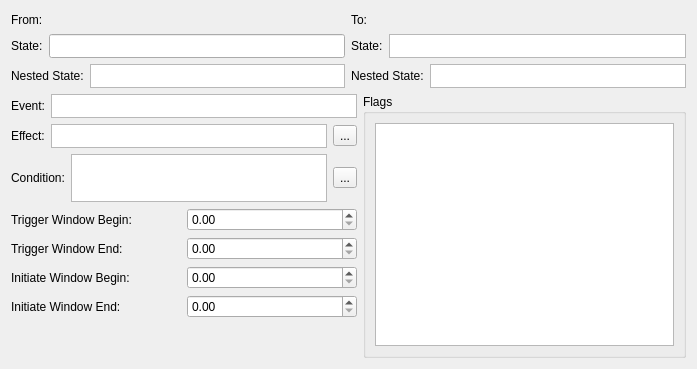
<?xml version="1.0" encoding="UTF-8"?>
<ui version="4.0">
 <class>TransitionEditor</class>
 <widget class="QWidget" name="TransitionEditor">
  <property name="geometry">
   <rect>
    <x>0</x>
    <y>0</y>
    <width>697</width>
    <height>369</height>
   </rect>
  </property>
  <property name="windowTitle">
   <string>Form</string>
  </property>
  <layout class="QVBoxLayout" name="verticalLayout_5">
   <item>
    <layout class="QHBoxLayout" name="horizontalLayout_10">
     <item>
      <layout class="QVBoxLayout" name="verticalLayout">
       <item>
        <widget class="QLabel" name="label">
         <property name="maximumSize">
          <size>
           <width>16777215</width>
           <height>24</height>
          </size>
         </property>
         <property name="text">
          <string>From:</string>
         </property>
        </widget>
       </item>
       <item>
        <layout class="QHBoxLayout" name="horizontalLayout">
         <property name="sizeConstraint">
          <enum>QLayout::SetFixedSize</enum>
         </property>
         <item>
          <widget class="QLabel" name="label_3">
           <property name="maximumSize">
            <size>
             <width>16777215</width>
             <height>24</height>
            </size>
           </property>
           <property name="text">
            <string>State:</string>
           </property>
          </widget>
         </item>
         <item>
          <widget class="QLineEdit" name="fromStateLineEdit">
           <property name="minimumSize">
            <size>
             <width>0</width>
             <height>24</height>
            </size>
           </property>
           <property name="readOnly">
            <bool>true</bool>
           </property>
          </widget>
         </item>
        </layout>
       </item>
       <item>
        <layout class="QHBoxLayout" name="horizontalLayout_2">
         <property name="sizeConstraint">
          <enum>QLayout::SetFixedSize</enum>
         </property>
         <item>
          <widget class="QLabel" name="label_4">
           <property name="maximumSize">
            <size>
             <width>16777215</width>
             <height>24</height>
            </size>
           </property>
           <property name="text">
            <string>Nested State:</string>
           </property>
          </widget>
         </item>
         <item>
          <widget class="QTableView" name="fromNestedStateTableView">
           <property name="sizePolicy">
            <sizepolicy hsizetype="Expanding" vsizetype="Minimum">
             <horstretch>0</horstretch>
             <verstretch>0</verstretch>
            </sizepolicy>
           </property>
           <property name="maximumSize">
            <size>
             <width>16777215</width>
             <height>24</height>
            </size>
           </property>
           <property name="selectionMode">
            <enum>QAbstractItemView::NoSelection</enum>
           </property>
           <property name="textElideMode">
            <enum>Qt::ElideNone</enum>
           </property>
           <property name="showGrid">
            <bool>false</bool>
           </property>
           <attribute name="horizontalHeaderVisible">
            <bool>false</bool>
           </attribute>
           <attribute name="horizontalHeaderStretchLastSection">
            <bool>true</bool>
           </attribute>
           <attribute name="verticalHeaderVisible">
            <bool>false</bool>
           </attribute>
           <attribute name="verticalHeaderDefaultSectionSize">
            <number>24</number>
           </attribute>
          </widget>
         </item>
        </layout>
       </item>
      </layout>
     </item>
     <item>
      <layout class="QVBoxLayout" name="verticalLayout_2">
       <item>
        <widget class="QLabel" name="label_2">
         <property name="maximumSize">
          <size>
           <width>16777215</width>
           <height>24</height>
          </size>
         </property>
         <property name="text">
          <string>To:</string>
         </property>
        </widget>
       </item>
       <item>
        <layout class="QHBoxLayout" name="horizontalLayout_3">
         <property name="sizeConstraint">
          <enum>QLayout::SetFixedSize</enum>
         </property>
         <item>
          <widget class="QLabel" name="label_6">
           <property name="maximumSize">
            <size>
             <width>16777215</width>
             <height>24</height>
            </size>
           </property>
           <property name="text">
            <string>State:</string>
           </property>
          </widget>
         </item>
         <item>
          <widget class="QTableView" name="toStateTableView">
           <property name="maximumSize">
            <size>
             <width>16777215</width>
             <height>24</height>
            </size>
           </property>
           <property name="selectionMode">
            <enum>QAbstractItemView::NoSelection</enum>
           </property>
           <property name="textElideMode">
            <enum>Qt::ElideNone</enum>
           </property>
           <property name="showGrid">
            <bool>false</bool>
           </property>
           <attribute name="horizontalHeaderVisible">
            <bool>false</bool>
           </attribute>
           <attribute name="horizontalHeaderStretchLastSection">
            <bool>true</bool>
           </attribute>
           <attribute name="verticalHeaderVisible">
            <bool>false</bool>
           </attribute>
           <attribute name="verticalHeaderDefaultSectionSize">
            <number>24</number>
           </attribute>
          </widget>
         </item>
        </layout>
       </item>
       <item>
        <layout class="QHBoxLayout" name="horizontalLayout_4">
         <property name="sizeConstraint">
          <enum>QLayout::SetFixedSize</enum>
         </property>
         <item>
          <widget class="QLabel" name="label_5">
           <property name="maximumSize">
            <size>
             <width>16777215</width>
             <height>24</height>
            </size>
           </property>
           <property name="text">
            <string>Nested State:</string>
           </property>
          </widget>
         </item>
         <item>
          <widget class="QTableView" name="toNestedStateTableView">
           <property name="maximumSize">
            <size>
             <width>16777215</width>
             <height>24</height>
            </size>
           </property>
           <property name="selectionMode">
            <enum>QAbstractItemView::NoSelection</enum>
           </property>
           <property name="textElideMode">
            <enum>Qt::ElideNone</enum>
           </property>
           <property name="showGrid">
            <bool>false</bool>
           </property>
           <attribute name="horizontalHeaderVisible">
            <bool>false</bool>
           </attribute>
           <attribute name="horizontalHeaderStretchLastSection">
            <bool>true</bool>
           </attribute>
           <attribute name="verticalHeaderVisible">
            <bool>false</bool>
           </attribute>
           <attribute name="verticalHeaderDefaultSectionSize">
            <number>24</number>
           </attribute>
          </widget>
         </item>
        </layout>
       </item>
      </layout>
     </item>
    </layout>
   </item>
   <item>
    <layout class="QHBoxLayout" name="horizontalLayout_11">
     <item>
      <layout class="QVBoxLayout" name="verticalLayout_4">
       <item>
        <layout class="QHBoxLayout" name="horizontalLayout_12">
         <item>
          <widget class="QLabel" name="label_12">
           <property name="maximumSize">
            <size>
             <width>16777215</width>
             <height>24</height>
            </size>
           </property>
           <property name="text">
            <string>Event:</string>
           </property>
          </widget>
         </item>
         <item>
          <widget class="QTableView" name="eventTableView">
           <property name="maximumSize">
            <size>
             <width>16777215</width>
             <height>24</height>
            </size>
           </property>
           <property name="selectionMode">
            <enum>QAbstractItemView::NoSelection</enum>
           </property>
           <property name="textElideMode">
            <enum>Qt::ElideNone</enum>
           </property>
           <property name="showGrid">
            <bool>false</bool>
           </property>
           <attribute name="horizontalHeaderVisible">
            <bool>false</bool>
           </attribute>
           <attribute name="horizontalHeaderStretchLastSection">
            <bool>true</bool>
           </attribute>
           <attribute name="verticalHeaderVisible">
            <bool>false</bool>
           </attribute>
           <attribute name="verticalHeaderDefaultSectionSize">
            <number>24</number>
           </attribute>
          </widget>
         </item>
        </layout>
       </item>
       <item>
        <layout class="QHBoxLayout" name="horizontalLayout_13">
         <item>
          <widget class="QLabel" name="label_13">
           <property name="text">
            <string>Effect:</string>
           </property>
          </widget>
         </item>
         <item>
          <widget class="QTableView" name="effectTableView">
           <property name="maximumSize">
            <size>
             <width>16777215</width>
             <height>24</height>
            </size>
           </property>
           <property name="editTriggers">
            <set>QAbstractItemView::NoEditTriggers</set>
           </property>
           <property name="selectionMode">
            <enum>QAbstractItemView::NoSelection</enum>
           </property>
           <property name="textElideMode">
            <enum>Qt::ElideNone</enum>
           </property>
           <property name="showGrid">
            <bool>false</bool>
           </property>
           <attribute name="horizontalHeaderVisible">
            <bool>false</bool>
           </attribute>
           <attribute name="horizontalHeaderStretchLastSection">
            <bool>true</bool>
           </attribute>
           <attribute name="verticalHeaderVisible">
            <bool>false</bool>
           </attribute>
           <attribute name="verticalHeaderDefaultSectionSize">
            <number>24</number>
           </attribute>
          </widget>
         </item>
         <item>
          <widget class="QToolButton" name="effectToolButton">
           <property name="text">
            <string>...</string>
           </property>
          </widget>
         </item>
        </layout>
       </item>
       <item>
        <layout class="QHBoxLayout" name="horizontalLayout_9">
         <item>
          <widget class="QLabel" name="label_7">
           <property name="text">
            <string>Condition:</string>
           </property>
          </widget>
         </item>
         <item>
          <widget class="QTableView" name="conditionTableView">
           <property name="maximumSize">
            <size>
             <width>16777215</width>
             <height>48</height>
            </size>
           </property>
           <property name="editTriggers">
            <set>QAbstractItemView::NoEditTriggers</set>
           </property>
           <property name="selectionMode">
            <enum>QAbstractItemView::NoSelection</enum>
           </property>
           <property name="textElideMode">
            <enum>Qt::ElideNone</enum>
           </property>
           <property name="showGrid">
            <bool>false</bool>
           </property>
           <attribute name="horizontalHeaderVisible">
            <bool>false</bool>
           </attribute>
           <attribute name="horizontalHeaderStretchLastSection">
            <bool>true</bool>
           </attribute>
           <attribute name="verticalHeaderVisible">
            <bool>false</bool>
           </attribute>
           <attribute name="verticalHeaderDefaultSectionSize">
            <number>24</number>
           </attribute>
          </widget>
         </item>
         <item>
          <widget class="QToolButton" name="conditionToolButton">
           <property name="text">
            <string>...</string>
           </property>
          </widget>
         </item>
        </layout>
       </item>
       <item>
        <layout class="QHBoxLayout" name="horizontalLayout_5">
         <item>
          <widget class="QLabel" name="label_8">
           <property name="text">
            <string>Trigger Window Begin:</string>
           </property>
          </widget>
         </item>
         <item>
          <widget class="QDoubleSpinBox" name="triggerWindowBeginSpinBox"/>
         </item>
        </layout>
       </item>
       <item>
        <layout class="QHBoxLayout" name="horizontalLayout_6">
         <item>
          <widget class="QLabel" name="label_9">
           <property name="text">
            <string>Trigger Window End:</string>
           </property>
          </widget>
         </item>
         <item>
          <widget class="QDoubleSpinBox" name="triggerWindowEndSpinBox"/>
         </item>
        </layout>
       </item>
       <item>
        <layout class="QHBoxLayout" name="horizontalLayout_7">
         <item>
          <widget class="QLabel" name="label_10">
           <property name="text">
            <string>Initiate Window Begin:</string>
           </property>
          </widget>
         </item>
         <item>
          <widget class="QDoubleSpinBox" name="initiateWindowBeginSpinBox"/>
         </item>
        </layout>
       </item>
       <item>
        <layout class="QHBoxLayout" name="horizontalLayout_8">
         <item>
          <widget class="QLabel" name="label_11">
           <property name="text">
            <string>Initiate Window End:</string>
           </property>
          </widget>
         </item>
         <item>
          <widget class="QDoubleSpinBox" name="initiateWindowEndSpinBox"/>
         </item>
        </layout>
       </item>
       <item>
        <spacer name="verticalSpacer">
         <property name="orientation">
          <enum>Qt::Vertical</enum>
         </property>
         <property name="sizeHint" stdset="0">
          <size>
           <width>20</width>
           <height>40</height>
          </size>
         </property>
        </spacer>
       </item>
      </layout>
     </item>
     <item>
      <widget class="QGroupBox" name="groupBox">
       <property name="title">
        <string>Flags</string>
       </property>
       <layout class="QVBoxLayout" name="verticalLayout_3">
        <item>
         <widget class="QTableView" name="flagsTableView">
          <property name="selectionMode">
           <enum>QAbstractItemView::NoSelection</enum>
          </property>
          <property name="textElideMode">
           <enum>Qt::ElideNone</enum>
          </property>
          <property name="showGrid">
           <bool>false</bool>
          </property>
          <attribute name="horizontalHeaderVisible">
           <bool>false</bool>
          </attribute>
          <attribute name="horizontalHeaderStretchLastSection">
           <bool>true</bool>
          </attribute>
          <attribute name="verticalHeaderVisible">
           <bool>false</bool>
          </attribute>
          <attribute name="verticalHeaderDefaultSectionSize">
           <number>24</number>
          </attribute>
         </widget>
        </item>
       </layout>
      </widget>
     </item>
    </layout>
   </item>
  </layout>
 </widget>
 <resources/>
 <connections/>
</ui>
